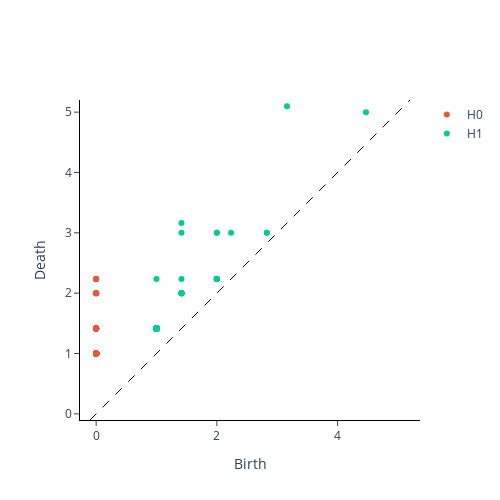

This figure's notebook cell:
### Code cell
from gtda.homology import VietorisRipsPersistence
VR = VietorisRipsPersistence(n_jobs=-1)
PtCloudPers1 = VR.fit_transform(xypts1)
VR.plot(PtCloudPers1,0)
